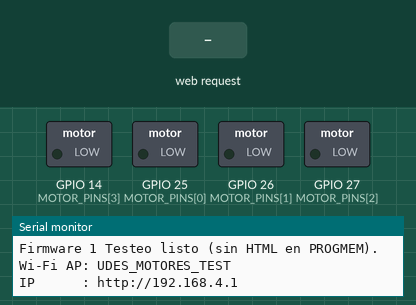
Simulated run of this sketch. Board: ESP32. Shown: switched loads named in the sketch (green lamp = pin HIGH), the last lines printed to the serial monitor. The inputs (shaded band) are chosen by the test bench.

Above: at 1.2 s.
1.3 s: HTTP request GET /seq received
At 1.8 s:
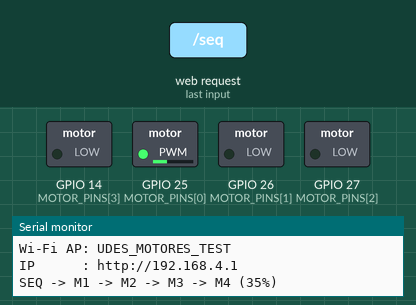
4.3 s: HTTP request GET /ramp received
At 5.09 s:
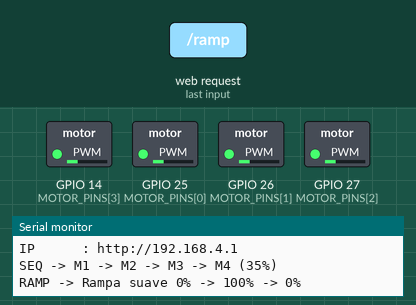
7.3 s: HTTP request GET /set?m1=1 received
At 8.2 s:
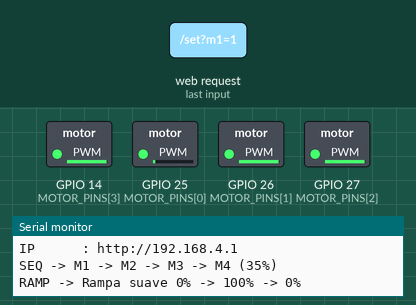
8.8 s: HTTP request GET /set?m1=0 received
At 9.3 s:
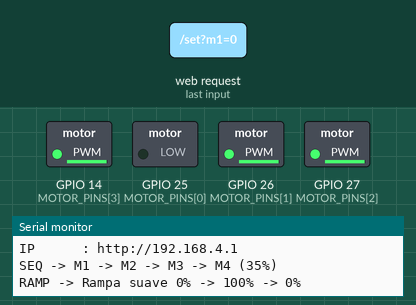
10.3 s: HTTP request GET /set?m2=1 received
At 11.5 s:
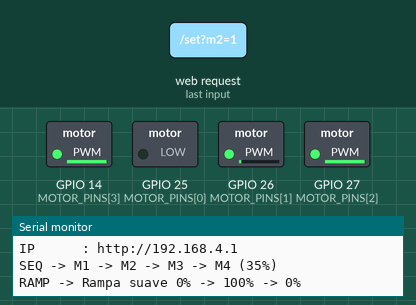
11.8 s: HTTP request GET /set?m1=120 received
At 12.8 s:
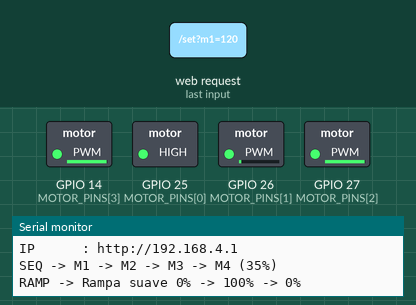
Timing chart, 0 to 14.3 s (numbered marks = the images above; inputs shaded):
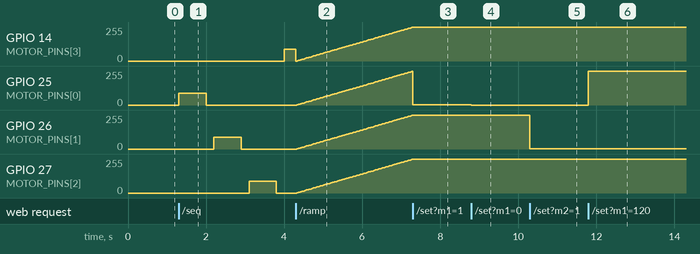

Measured:
- after the input at 1.3 s, GPIO 14 (MOTOR_PINS[3]): 0/255 → 89/255 after 2.7 s; GPIO 25 (MOTOR_PINS[0]): 0/255 → 89/255 at once, → 0/255 0.70 s later; GPIO 26 (MOTOR_PINS[1]): 0/255 → 89/255 after 0.90 s, → 0/255 0.70 s later; GPIO 27 (MOTOR_PINS[2]): 0/255 → 89/255 after 1.8 s, → 0/255 0.70 s later
- after the input at 4.3 s, GPIO 25 (MOTOR_PINS[0]), GPIO 26 (MOTOR_PINS[1]), GPIO 27 (MOTOR_PINS[2]): moves from 0/255 to 252/255 over 2.9 s, starting at once
- after the input at 7.3 s, GPIO 14 (MOTOR_PINS[3]), GPIO 26 (MOTOR_PINS[1]), GPIO 27 (MOTOR_PINS[2]): stops changing and stays 252/255
- after the input at 8.8 s, GPIO 25 (MOTOR_PINS[0]): 2/255 → 0/255 at once
- after the input at 10.3 s, GPIO 26 (MOTOR_PINS[1]): 252/255 → 2/255 at once
- after the input at 11.8 s, GPIO 25 (MOTOR_PINS[0]): 0/255 → 255/255 at once

The sketch:

dron_testeo_motores.ino
```cpp
/**
 * @file prueba_motores_voz.ino
 * @brief Firmware 1 — Banco de Pruebas ESP32 (Testeo sin MPU-6050)
 *        - Cero librerías externas: solo <WiFi.h> y <WebServer.h>
 *        - Sin interfaz HTML pesada en PROGMEM (respuestas JSON + CORS)
 *        - Compatible con ESP32 Arduino Core 2.x y Core 3.x
 *        - Red Wi-Fi AP: "UDES_MOTORES_TEST" | Clave: "12345678" | IP: 192.168.4.1
 */

#include <WiFi.h>
#include <WebServer.h>

// ============================================================================
// PINES EXACTOS (Gate de los 4 MOSFET IRFZ44N)
// ============================================================================
static const uint8_t MOTOR_PINS[4] = {
  25, // M1: Arriba Izquierda (Delantero Izquierdo - CW)
  26, // M2: Arriba Derecha   (Delantero Derecho   - CCW)
  27, // M3: Abajo Izquierda  (Trasero Izquierdo   - CCW)
  14  // M4: Abajo Derecha    (Trasero Derecho     - CW)
};

// PWM optimizado para IRFZ44N a 3.3 V (10 bits: 0..1023, 100% = 1023 continuo)
static const uint32_t PWM_FREQ = 2500;
static const uint8_t  PWM_RES  = 10;
static const uint16_t PWM_MAX  = 1023;

// Red Wi-Fi AP local del ESP32
static const char* AP_SSID = "UDES_MOTORES_TEST";
static const char* AP_PASS = "12345678";
static const IPAddress LOCAL_IP(192, 168, 4, 1);
static const IPAddress GATEWAY(192, 168, 4, 1);
static const IPAddress SUBNET(255, 255, 255, 0);

WebServer server(80);

uint8_t motorPct[4] = {0, 0, 0, 0};

enum TestMode : uint8_t {
  MODE_MANUAL = 0,
  MODE_SEQ,
  MODE_RAMP
};

TestMode currentMode = MODE_MANUAL;
uint32_t modeStartMs = 0;

// ============================================================================
// CONTROL PWM COMPATIBLE CON ESP32 CORE 2.x Y CORE 3.x
// ============================================================================
void writeMotorPct(uint8_t idx, uint8_t pct) {
  if (idx >= 4) return;
  if (pct > 100) pct = 100;
  motorPct[idx] = pct;
  uint16_t pwm = (uint16_t)(((uint32_t)pct * PWM_MAX) / 100U);

  #if defined(ESP_ARDUINO_VERSION_MAJOR) && (ESP_ARDUINO_VERSION_MAJOR >= 3)
    ledcWrite(MOTOR_PINS[idx], pwm);
  #else
    ledcWrite(idx, pwm);
  #endif
}

void writeAllPct(uint8_t p0, uint8_t p1, uint8_t p2, uint8_t p3) {
  writeMotorPct(0, p0);
  writeMotorPct(1, p1);
  writeMotorPct(2, p2);
  writeMotorPct(3, p3);
}

void stopAllMotors() {
  currentMode = MODE_MANUAL;
  writeAllPct(0, 0, 0, 0);
}

const char* modeName() {
  if (currentMode == MODE_SEQ)  return "SECUENCIAL";
  if (currentMode == MODE_RAMP) return "RAMPA";
  return "MANUAL";
}

// ============================================================================
// CABECERAS CORS Y RESPUESTAS HTTP COMPACTAS
// ============================================================================
void sendCorsHeaders() {
  server.sendHeader("Access-Control-Allow-Origin", "*");
  server.sendHeader("Access-Control-Allow-Methods", "GET, OPTIONS");
  server.sendHeader("Access-Control-Allow-Headers", "Content-Type");
  server.sendHeader("Cache-Control", "no-store");
}

void handleOptions() {
  sendCorsHeaders();
  server.send(204, "text/plain", "");
}

void handleRoot() {
  sendCorsHeaders();
  server.send(200, "application/json", "{\"app\":\"UDES_MOTORES_TEST\",\"status\":\"ok\"}");
}

void handleSet() {
  if (server.method() == HTTP_OPTIONS) {
    handleOptions();
    return;
  }

  currentMode = MODE_MANUAL;

  if (server.hasArg("all")) {
    uint8_t allVal = (uint8_t)constrain(server.arg("all").toInt(), 0, 100);
    writeAllPct(allVal, allVal, allVal, allVal);
  }
  if (server.hasArg("m1")) writeMotorPct(0, (uint8_t)constrain(server.arg("m1").toInt(), 0, 100));
  if (server.hasArg("m2")) writeMotorPct(1, (uint8_t)constrain(server.arg("m2").toInt(), 0, 100));
  if (server.hasArg("m3")) writeMotorPct(2, (uint8_t)constrain(server.arg("m3").toInt(), 0, 100));
  if (server.hasArg("m4")) writeMotorPct(3, (uint8_t)constrain(server.arg("m4").toInt(), 0, 100));

  char buf[128];
  snprintf(
    buf,
    sizeof(buf),
    "{\"status\":\"ok\",\"mode\":\"MANUAL\",\"m1\":%u,\"m2\":%u,\"m3\":%u,\"m4\":%u}",
    motorPct[0], motorPct[1], motorPct[2], motorPct[3]
  );

  sendCorsHeaders();
  server.send(200, "application/json", buf);
}

void handleStop() {
  if (server.method() == HTTP_OPTIONS) {
    handleOptions();
    return;
  }

  stopAllMotors();
  Serial.println("STOP -> Todos los motores en 0%");

  sendCorsHeaders();
  server.send(200, "application/json", "{\"status\":\"stopped\",\"mode\":\"MANUAL\",\"m1\":0,\"m2\":0,\"m3\":0,\"m4\":0}");
}

void handleSeq() {
  if (server.method() == HTTP_OPTIONS) {
    handleOptions();
    return;
  }

  stopAllMotors();
  currentMode = MODE_SEQ;
  modeStartMs = millis();
  Serial.println("SEQ -> M1 -> M2 -> M3 -> M4 (35%)");

  sendCorsHeaders();
  server.send(200, "application/json", "{\"status\":\"ok\",\"mode\":\"SECUENCIAL\"}");
}

void handleRamp() {
  if (server.method() == HTTP_OPTIONS) {
    handleOptions();
    return;
  }

  stopAllMotors();
  currentMode = MODE_RAMP;
  modeStartMs = millis();
  Serial.println("RAMP -> Rampa suave 0% -> 100% -> 0%");

  sendCorsHeaders();
  server.send(200, "application/json", "{\"status\":\"ok\",\"mode\":\"RAMPA\"}");
}

void handleStatus() {
  if (server.method() == HTTP_OPTIONS) {
    handleOptions();
    return;
  }

  char buf[96];
  snprintf(
    buf,
    sizeof(buf),
    "{\"mode\":\"%s\",\"m1\":%u,\"m2\":%u,\"m3\":%u,\"m4\":%u}",
    modeName(), motorPct[0], motorPct[1], motorPct[2], motorPct[3]
  );

  sendCorsHeaders();
  server.send(200, "application/json", buf);
}

void handleNotFound() {
  if (server.method() == HTTP_OPTIONS) {
    handleOptions();
    return;
  }
  sendCorsHeaders();
  server.send(404, "application/json", "{\"error\":\"not_found\"}");
}

// ============================================================================
// RUTINAS AUTOMATICAS NO BLOQUEANTES
// ============================================================================
void updateAutoModes() {
  if (currentMode == MODE_MANUAL) return;

  uint32_t elapsed = millis() - modeStartMs;

  if (currentMode == MODE_SEQ) {
    if (elapsed < 700)       writeAllPct(35, 0, 0, 0);
    else if (elapsed < 900)  writeAllPct(0, 0, 0, 0);
    else if (elapsed < 1600) writeAllPct(0, 35, 0, 0);
    else if (elapsed < 1800) writeAllPct(0, 0, 0, 0);
    else if (elapsed < 2500) writeAllPct(0, 0, 35, 0);
    else if (elapsed < 2700) writeAllPct(0, 0, 0, 0);
    else if (elapsed < 3400) writeAllPct(0, 0, 0, 35);
    else {
      stopAllMotors();
      Serial.println("Test secuencial terminado.");
    }
    return;
  }

  if (currentMode == MODE_RAMP) {
    if (elapsed < 3000) {
      uint8_t pct = (uint8_t)((elapsed * 100UL) / 3000UL);
      writeAllPct(pct, pct, pct, pct);
    } else if (elapsed < 3600) {
      writeAllPct(100, 100, 100, 100);
    } else if (elapsed < 6100) {
      uint8_t pct = (uint8_t)(100UL - ((elapsed - 3600UL) * 100UL) / 2500UL);
      writeAllPct(pct, pct, pct, pct);
    } else {
      stopAllMotors();
      Serial.println("Rampa suave terminada.");
    }
  }
}

// ============================================================================
// SETUP Y LOOP
// ============================================================================
void setup() {
  Serial.begin(115200);

  for (uint8_t i = 0; i < 4; i++) {
    pinMode(MOTOR_PINS[i], OUTPUT);
    digitalWrite(MOTOR_PINS[i], LOW);
    #if defined(ESP_ARDUINO_VERSION_MAJOR) && (ESP_ARDUINO_VERSION_MAJOR >= 3)
      ledcAttach(MOTOR_PINS[i], PWM_FREQ, PWM_RES);
    #else
      ledcSetup(i, PWM_FREQ, PWM_RES);
      ledcAttachPin(MOTOR_PINS[i], i);
    #endif
  }
  stopAllMotors();

  WiFi.mode(WIFI_AP);
  WiFi.softAPConfig(LOCAL_IP, GATEWAY, SUBNET);
  WiFi.softAP(AP_SSID, AP_PASS, 1, 0, 4);
  WiFi.setSleep(false);

  server.on("/", HTTP_ANY, handleRoot);
  server.on("/set", HTTP_ANY, handleSet);
  server.on("/stop", HTTP_ANY, handleStop);
  server.on("/seq", HTTP_ANY, handleSeq);
  server.on("/ramp", HTTP_ANY, handleRamp);
  server.on("/status", HTTP_ANY, handleStatus);
  server.onNotFound(handleNotFound);
  server.begin();

  Serial.println("Firmware 1 Testeo listo (sin HTML en PROGMEM).");
  Serial.print("Wi-Fi AP: "); Serial.println(AP_SSID);
  Serial.print("IP      : http://"); Serial.println(WiFi.softAPIP());
}

void loop() {
  server.handleClient();
  updateAutoModes();
}
```
